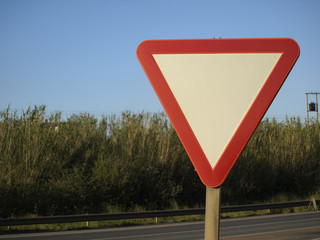
#> input picture dataset/real/ceda.jpg, 320 x 240 px
$ python -i videoHandler.py   (imports and definitions only)   (older library calls are emulated)
#> lines starting #> are read from the running program, lines starting #| are printed output that depends on the picture; after the words box and inside, x2 and y2 are one past the last pixel; in counts of white or black regions, pixels touching at a corner belong together
#> further down, picture is the input picture: shape (240, 320, 3); mean B, G, R 107.2, 106.3, 107.2
from circularSignals import CircularSignals
from triangularSignals import TriangularSignals
from octogonalSignals import OctogonalSignals
from threading import Thread

import time
import cv2
import numpy as np
import imutils


class VideoHandler:

    def __init__(self):
        self.frame = None
        self.video = None
        self.noParar = True
        pass

    # [20 lines left out: function calcularContornos, not called in this run]

    def calcular_mascara(self, img):

        img_lab = cv2.cvtColor(img, cv2.COLOR_BGR2Lab)
#> img_lab: shape (240, 320, 3); mean of channels 0, 1, 2 113.6, 130.4, 129.6

        img_hsv = cv2.cvtColor(img, cv2.COLOR_BGR2HSV)
#> img_hsv: shape (240, 320, 3); mean H, S, V 53.9, 95.9, 132

        # [11 lines of commented-out code are left out]

        lab_down = np.array([5, 150, 64])
        lab_up = np.array([240, 256, 191])

        mask = cv2.inRange(img_lab, lab_down, lab_up)
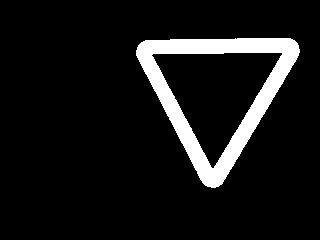
#> mask: shape (240, 320); 8.9% white; 1 white region, box (x1, y1, x2, y2) and area: (136, 38, 300, 188) 6860

        #mask = cv2.bitwise_or(mask, mask2)
        # end = cv2.erode(mask, np.ones((3, 3)))
        end = cv2.dilate(mask, np.ones((3, 3)))
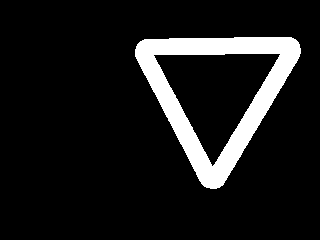
#> end: shape (240, 320); 10.4% white; 1 white region, box (x1, y1, x2, y2) and area: (135, 37, 301, 189) 7978
        end = cv2.GaussianBlur(mask, (3,3), 1,1)
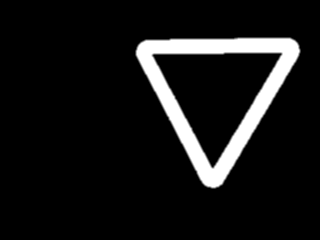
#> end: shape (240, 320); min 0, max 255, mean 22.8

        return end

    # [56 lines left out: functions start, updateVideo, not called in this run]

>>> import cv2
>>> picture = cv2.imread('../dataset/real/ceda.jpg')
>>> result = VideoHandler().calcular_mascara(picture)

$ run again, on dataset/real/circulos.jpg
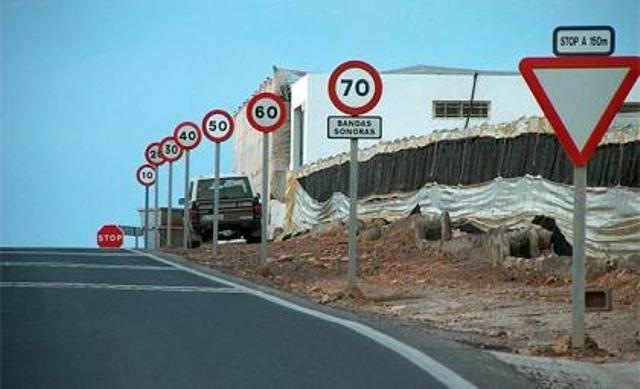
#> input picture dataset/real/circulos.jpg, 640 x 389 px
#> picture is the input picture: shape (389, 640, 3); mean B, G, R 142, 134.5, 110.5
#> img_lab: shape (389, 640, 3); mean of channels 0, 1, 2 137.8, 122.8, 122.3
#> img_hsv: shape (389, 640, 3); mean H, S, V 77.2, 77.4, 150.5
#> in calcular_mascara, `mask = cv2.inRange(img_lab, lab_down, lab_up)`:
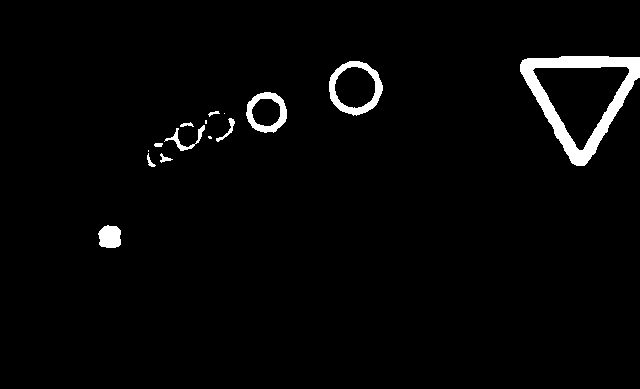
#> mask: shape (389, 640); 2.6% white; 15 white regions (4 under 20 px), largest, box (x1, y1, x2, y2) and area: (520, 56, 640, 166) 3778, (329, 61, 383, 116) 981, (246, 92, 287, 133) 699
#> in calcular_mascara, `end = cv2.dilate(mask, np.ones((3, 3)))`:
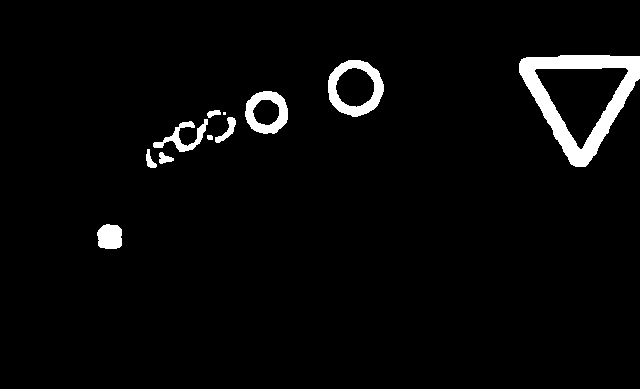
#> end: shape (389, 640); 3.4% white; 11 white regions (1 under 20 px), largest, box (x1, y1, x2, y2) and area: (519, 55, 640, 167) 4572, (328, 60, 384, 117) 1364, (245, 91, 288, 134) 975

$ run again, on dataset/real/prohibido_paso.jpg
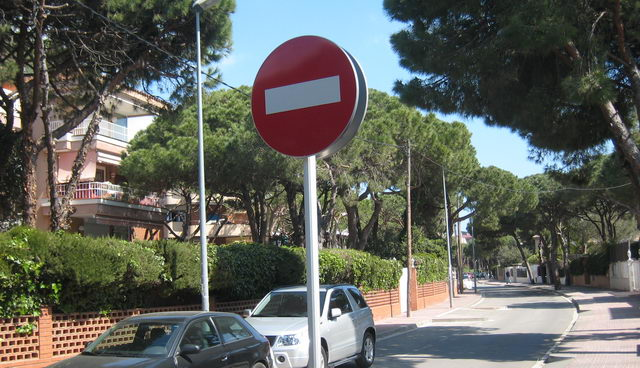
#> input picture dataset/real/prohibido_paso.jpg, 640 x 368 px
#> picture is the input picture: shape (368, 640, 3); mean B, G, R 93.1, 100.2, 97.4
#> img_lab: shape (368, 640, 3); mean of channels 0, 1, 2 104.3, 126.2, 132.1
#> img_hsv: shape (368, 640, 3); mean H, S, V 62, 62.4, 109.6
#> in calcular_mascara, `mask = cv2.inRange(img_lab, lab_down, lab_up)`:
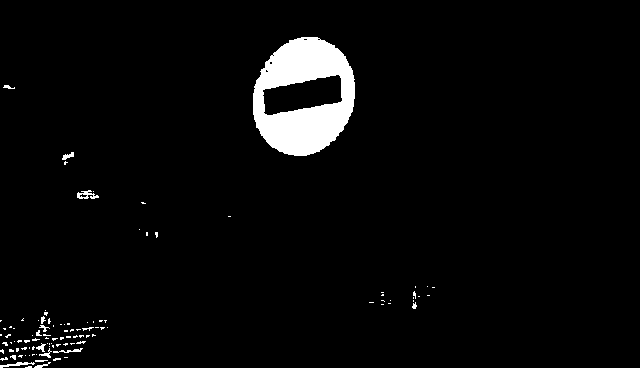
#> mask: shape (368, 640); 3.6% white; 103 white regions (87 under 20 px), largest, box (x1, y1, x2, y2) and area: (253, 37, 355, 156) 7417, (77, 190, 99, 199) 106, (0, 362, 35, 368) 85
#> in calcular_mascara, `end = cv2.dilate(mask, np.ones((3, 3)))`:
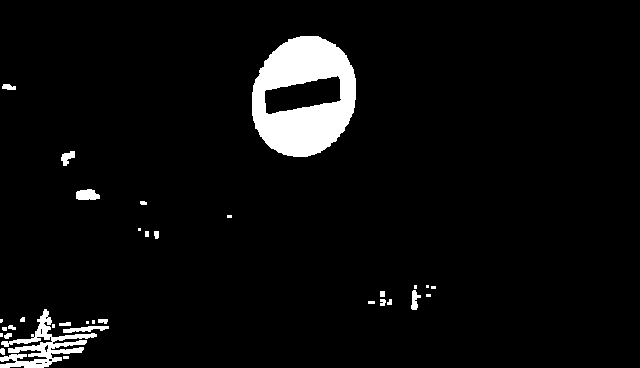
#> end: shape (368, 640); 4.8% white; 33 white regions (13 under 20 px), largest, box (x1, y1, x2, y2) and area: (252, 36, 356, 157) 8117, (0, 309, 97, 368) 1829, (76, 189, 100, 200) 213
